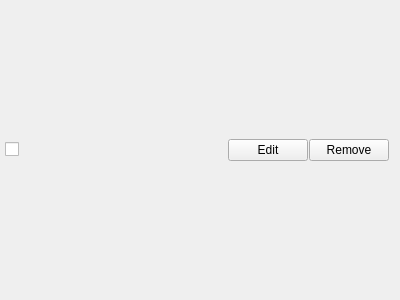
<?xml version="1.0" encoding="UTF-8"?>
<ui version="4.0">
 <class>TaskWidget</class>
 <widget class="QWidget" name="TaskWidget">
  <property name="geometry">
   <rect>
    <x>0</x>
    <y>0</y>
    <width>400</width>
    <height>300</height>
   </rect>
  </property>
  <property name="windowTitle">
   <string>Form</string>
  </property>
  <layout class="QHBoxLayout" name="horizontalLayout_2">
   <property name="leftMargin">
    <number>5</number>
   </property>
   <property name="topMargin">
    <number>1</number>
   </property>
   <property name="bottomMargin">
    <number>1</number>
   </property>
   <item>
    <layout class="QHBoxLayout" name="horizontalLayout">
     <property name="spacing">
      <number>1</number>
     </property>
     <item>
      <widget class="QCheckBox" name="checkBox">
       <property name="text">
        <string/>
       </property>
      </widget>
     </item>
     <item>
      <spacer name="horizontalSpacer">
       <property name="orientation">
        <enum>Qt::Horizontal</enum>
       </property>
       <property name="sizeHint" stdset="0">
        <size>
         <width>40</width>
         <height>20</height>
        </size>
       </property>
      </spacer>
     </item>
     <item>
      <widget class="QPushButton" name="editButton">
       <property name="text">
        <string>Edit</string>
       </property>
      </widget>
     </item>
     <item>
      <widget class="QPushButton" name="removeButton">
       <property name="text">
        <string>Remove</string>
       </property>
      </widget>
     </item>
    </layout>
   </item>
  </layout>
 </widget>
 <resources/>
 <connections/>
</ui>
